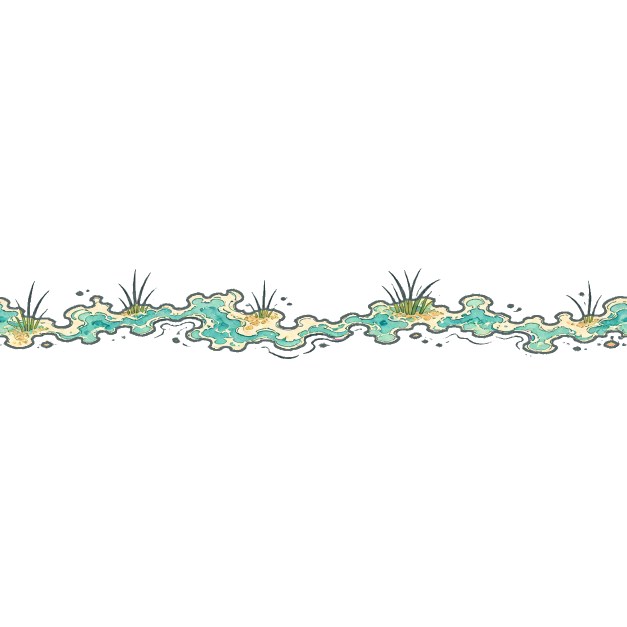
#> input picture art-source/v6/stage-01/edge-decal-source.png, 1254 x 1254 px (shown at 1/2 size)
$ python -i build-world-v6.py   (imports and definitions only)
#> lines starting #> are read from the running program, lines starting #| are printed output that depends on the picture
#!/usr/bin/env python3
"""Build semantic v6 world tiles, atlases, and animation masks.

The v6 pipeline never stretches a painted overview into the playable world.
It composes the 5120x2880 ground from seamless surface sources and semantic
polygons, then packs transparent props separately for runtime y-sorting.
"""

from __future__ import annotations

import argparse
import json
import math
import random
import zlib
from dataclasses import dataclass
from pathlib import Path
from typing import Any

from PIL import Image, ImageChops, ImageDraw, ImageFilter, ImageOps, ImageStat

WORLD_SIZE = (5120, 2880)
TILE_SIZE = (1280, 720)
MASK_SCALE = 0.25
MASK_TILE_SIZE = (320, 180)
OVERVIEW_SIZE = (512, 288)
GRID_COLUMNS = 4
GRID_ROWS = 4
SURFACE_CELL_SIZE = 512
FOREGROUND_CELL_SIZE = 384
SURFACE_COLUMNS = 2
FOREGROUND_COLUMNS = 4
MAP_MAX_BYTES = 750_000
OVERVIEW_MAX_BYTES = 170_000
SURFACE_MAX_BYTES = 900_000
FOREGROUND_MAX_BYTES = 1_800_000
ROUTE_SURFACES = frozenset(("boardwalk", "timber-wharf", "bridge-deck"))
ORGANIC_TRANSITION_BY_STAGE = {
    "stage-01": 32,
    "stage-02": 18,
    "stage-03": 28,
}


@dataclass(frozen=True)
class StageAssets:
    surfaces: tuple[str, str, str, str]
    props: tuple[str, str, str, str, str, str]


STAGE_ASSETS = {
    "stage-01": StageAssets(
        ("sand-stone", "marsh-mud", "boardwalk", "deep-water"),
        ("hunter-hut", "broken-pier", "reef-cluster", "flood-wall", "market-stall", "lighthouse-base"),
    ),
    "stage-02": StageAssets(
        ("market-stone", "wet-brick", "timber-wharf", "canal-water"),
        ("landing-arch", "canal-bridge", "sluice-machine", "cargo-shrine", "opera-stage", "regent-gate"),
    ),
    "stage-03": StageAssets(
        ("heavenly-stone", "gold-inlay", "bridge-deck", "cloud-void"),
        ("sky-dock", "bridge-anchor", "cloud-bell", "beacon-tower", "heavenly-altar", "return-gate"),
    ),
}


# [31 lines left out: functions save_webp_with_budget, read_stage, not called in this run]


def border_rms(image: Image.Image) -> tuple[float, float]:
    sample = image.convert("RGB").resize((512, 512), Image.Resampling.LANCZOS)
    left = sample.crop((0, 0, 8, 512))
    right = ImageOps.mirror(sample.crop((504, 0, 512, 512)))
    top = sample.crop((0, 0, 512, 8))
    bottom = ImageOps.flip(sample.crop((0, 504, 512, 512)))
    horizontal = math.sqrt(sum(value * value for value in ImageStat.Stat(ImageChops.difference(left, right)).rms) / 3)
    vertical = math.sqrt(sum(value * value for value in ImageStat.Stat(ImageChops.difference(top, bottom)).rms) / 3)
    return horizontal, vertical


def load_surface(path: Path) -> Image.Image:
    with Image.open(path) as opened:
#> opened is the input picture: PIL image 1254x1254 RGBA; mean R, G, B, A 6.9, 8.4, 7.2, 12.5
        source = opened.convert("RGB")
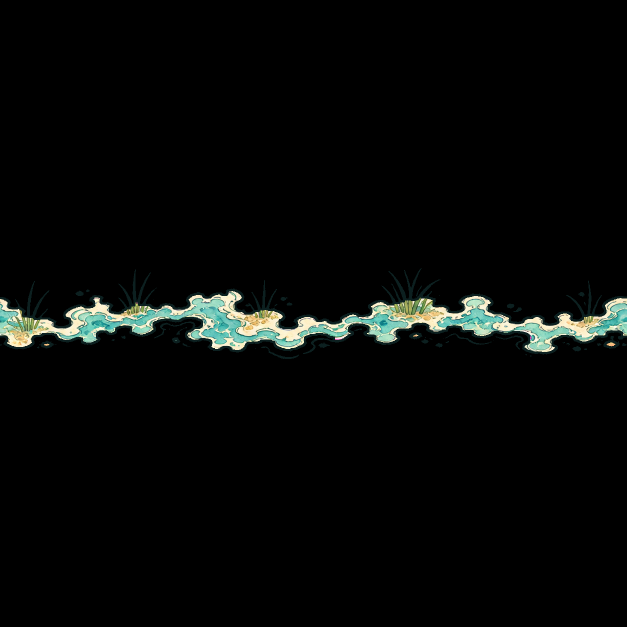
#> source: PIL image 1254x1254 RGB (shown at 1/2 size); mean R, G, B 6.9, 8.4, 7.2
    if source.width < 1024 or source.height < 1024:
        raise ValueError(f"surface source must be at least 1024x1024 without upscaling: {path}")
    side = min(source.width, source.height)
#> side = 1254
    left = (source.width - side) // 2
#> left = 0
    top = (source.height - side) // 2
#> top = 0
    source = source.crop((left, top, left + side, top + side))
    if side > 1024:
        source = source.resize((1024, 1024), Image.Resampling.LANCZOS)
#> source: PIL image 1024x1024 RGB
    horizontal, vertical = border_rms(source)
#> in border_rms, `sample = image.convert("RGB").resize((512, 512), Image.Resampling.LANC..`:
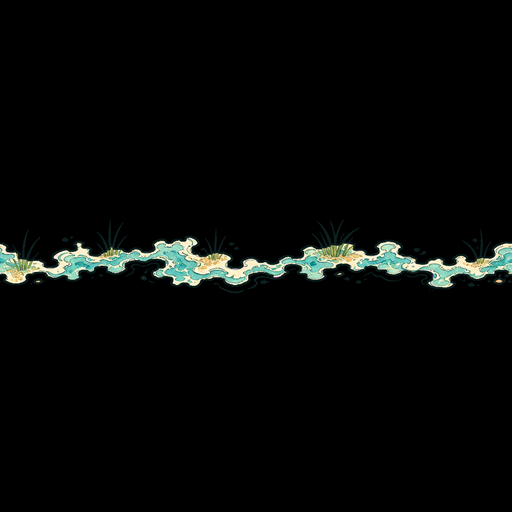
#> sample: PIL image 512x512 RGB; mean R, G, B 6.8, 8.4, 7.2
#> in border_rms, `horizontal = math.sqrt(sum(value * value for value in ImageStat.Stat(I..`: horizontal = 22.58
#> in border_rms, `vertical = math.sqrt(sum(value * value for value in ImageStat.Stat(Ima..`: vertical = 0
#> horizontal = 22.58; vertical = 0
    status = "seam-safe" if max(horizontal, vertical) <= 32 else "mirror-normalized"
#> status = 'seam-safe'
    print(f"Checked {path} (border RMS {horizontal:.1f}/{vertical:.1f}, {status})")
#| Checked ../art-source/v6/stage-01/edge-decal-source.png (border RMS 22.6/0.0, seam-safe)
    return source


# [47 lines left out: functions texture_canvas, polygon_mask, region_mask, not called in this run]


def alpha_composite_masked(base: Image.Image, overlay: Image.Image, mask: Image.Image) -> None:
    base.paste(overlay, (0, 0), mask)


# [443 lines left out: functions low_frequency_noise, organicize_mask, organic_polygon_mask, organic_region_mask, corridor_angle, oriented_texture_patch and 11 more, not called in this run]


# [2 lines not run here, left out]

>>> result = load_surface('../art-source/v6/stage-01/edge-decal-source.png')
